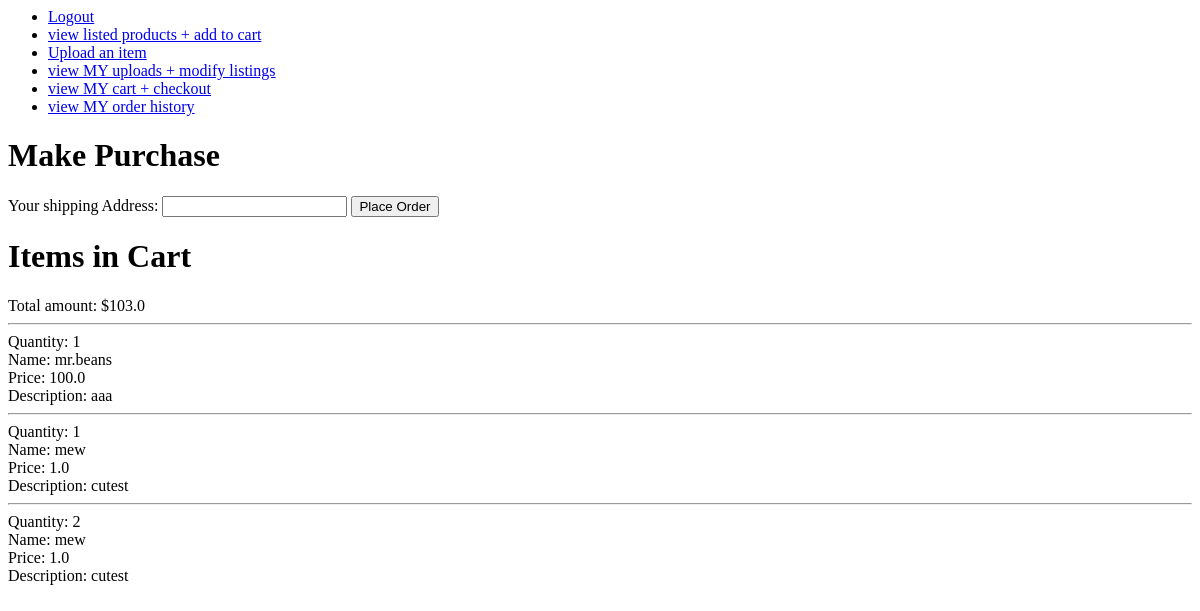
The app's page /post/myCart (signed in), older data.
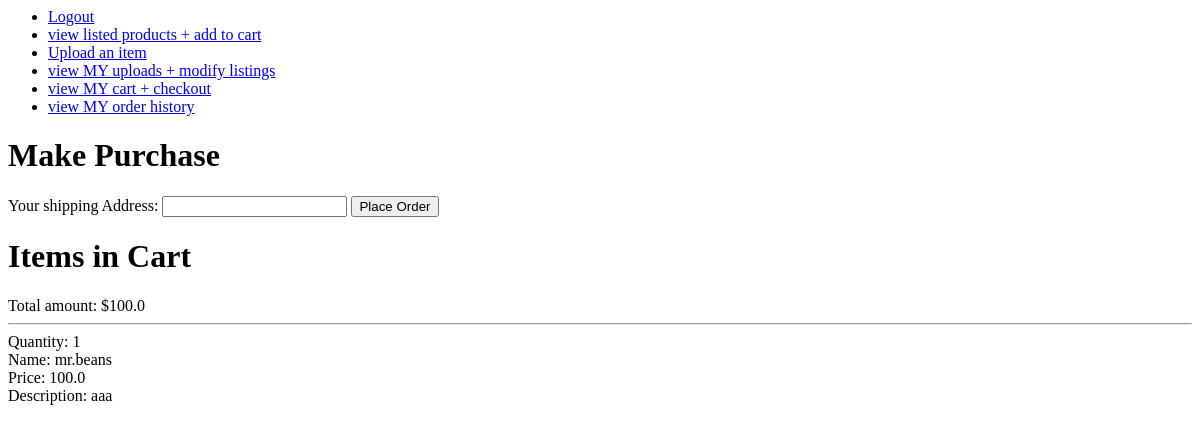
The same page, newer data.
### post/models.py (models this page shows, shortened)
class OrderItem(models.Model):
    product = models.ForeignKey(Product, on_delete=models.CASCADE, null=True)
    quantity = models.IntegerField()

class Product(models.Model):
    owner = models.ForeignKey(User, on_delete=models.CASCADE)
    name = models.CharField(max_length=100)
    description = models.CharField(max_length=1000)
    price = models.FloatField()
    inventoryCount = models.IntegerField()
    time = models.DateTimeField(auto_now_add=True)

### post/views.py (the view, shortened to what this page needs)
# urls.py: path('myCart', views.listAllMyCart, name='listMyCart'),
@login_required
def listAllMyCart(request):
    context = {}
    order = models.Order.objects.filter(owner=request.user)[0]
    cart_items = order.get_cart_items()
    context['cartItems'] = cart_items
    context['cartSum'] = order.get_cart_total()
    return render(request, 'post/myCart.html', context)

### post/models.py (called while the page is built)
    def get_cart_items(self):
        return self.items.all()

    def get_cart_total(self):
        sumVar = 0
        for item in self.items.all():
            sumVar += item.quantity * item.product.price
        return sumVar

### post/templates/post/myCart.html (shortened to what this page needs)
{% include "./header.html" %}
<h1> Make Purchase</h1>
<form action="" method="post">
    Your shipping Address: <input type="text" name="shipAddress">
    <input type="submit" value="Place Order">
</form>
<h1> Items in Cart</h1>
Total amount: ${{ cartSum }}
{% for item in cartItems %}
    <hr>
    Quantity: {{item.quantity}} <br>
    Name: {{item.product.name }}<br>
    Price: {{ item.product.price }} <br>
    Description: {{ item.product.description }} <br>
{% endfor %}

### post/templates/post/header.html
<ul id="buttons">
    <li><a class="btn" href="../account/logout"> Logout </a></li>
    <li><a class="btn" href="./listAllProduct"> view listed products + add to cart </a></li>
    <li><a class="btn" href="./uploadProduct"> Upload an item </a></li>
    <li><a class="btn" href="./myProduct"> view MY uploads + modify listings</a></li>
    <li><a class="btn" href="./myCart">view MY cart + checkout </a></li>
    <li><a class="btn" href="./purchaseHistory"> view MY order history </a></li>
</ul>

Row changes from the older to the newer data that the page shows:
removed OrderItem: quantity "1", product.name "mew", product.price "1.0", product.description "cutest"
removed OrderItem: quantity "2", product.name "mew", product.price "1.0", product.description "cutest"
Text that changed along with them:
{{ cartSum }}: "103.0" → "100.0"
